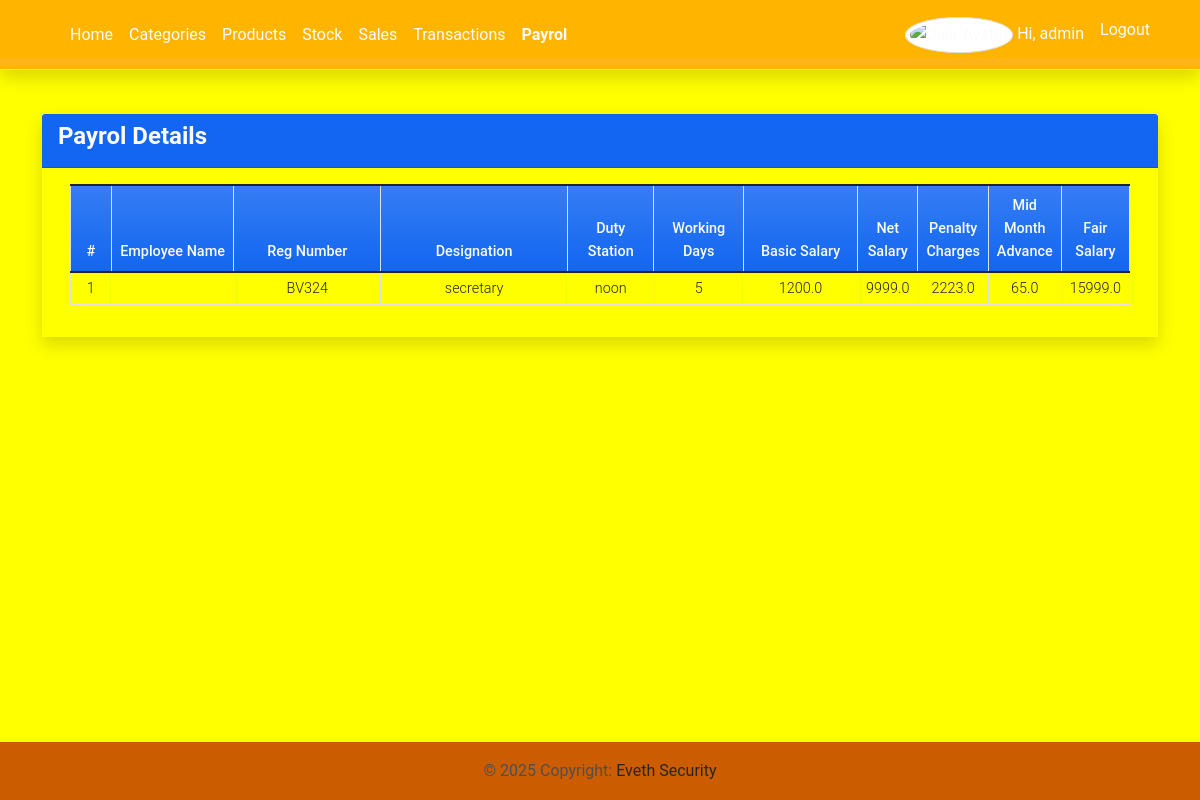
Before: /payroll-list/ (signed in) with the older database file.
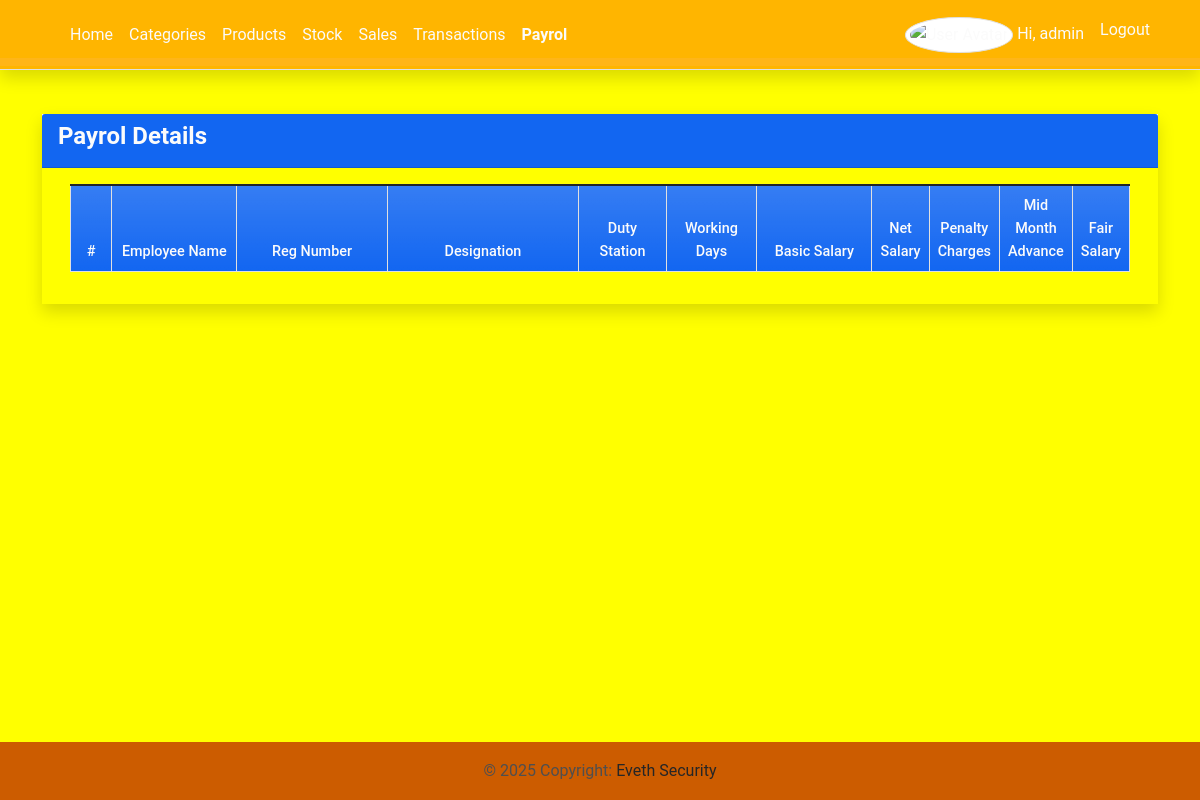
After: the same page with the newer database file.
### imsApp/models.py (models this page shows, shortened)
class Payroll(models.Model):
    employee = models.CharField(max_length=255)
    reg_no = models.CharField(max_length=50, unique=True)  # Namba ya Usajili
    designation = models.CharField(max_length=255)  # Cheo
    duty_station = models.CharField(max_length=255)  # Kituo cha Kazi
    working_days = models.IntegerField(default=0)  # Siku za Kazi
    fair_salary = models.FloatField(default=0)  # Malipo ya Haki
    basic_salary = models.FloatField(default=0)  # Mshahara wa Msingi
    penalty_charges = models.FloatField(default=0)  # Makato ya Adhabu
    mid_month_advance = models.FloatField(default=0)  # Mkopo wa Mwezi
    net_salary = models.FloatField(default=0)  # Mshahara Halisi
    bank_account = models.CharField(max_length=100, blank=True, null=True)  # Akaunti ya Benki
    bank_branch = models.CharField(max_length=100, blank=True, null=True)  # Tawi la Benki
    date_created = models.DateTimeField(default=timezone.now)  # Tarehe ya Kuongezwa

### imsApp/views.py (the view)
# urls.py: path("payroll-list/", payroll_list, name="payroll_list"),
def payroll_list(request):
    payrolls = Payroll.objects.all()
    return render(request, "payroll_list.html", {"payrolls": payrolls})

### imsApp/templates/payroll_list.html (shortened to what this page needs)
{% extends 'base.html' %} {% load humanize %} {% block pageContent %}
<div class="col-lg-12 col-md-12 col-sm-12 col-xs-12">
    <div class="card card-default rounded-0 shadow ">
        <div class="card-header bg-primary">
            <div class="d-flex w-100 align-items-center justify-content-between">
                <h4 class="card-title fw-bold text-light">Payrol Details</h4>
            </div>
        </div>
        <div class="card-body" style="background-color: yellow;">
            <div class="container-fluid">
                <table class="table table-bordered" id="product-list">
                    <colgroup>
                        <col width="5%">
                        <col width="15%">
                        <col width="20%">
                        <col width="25%">
                        <col width="10%">
                        <col width="10%">
                        <col width="15%">
                    </colgroup>
                    <thead>
                        <tr class="bg-gradient bg-primary bg-opacity-50 text-light">
                            <th class="px-2 py-2 text-center">#</th>
                            <th class="px-2 py-2 text-center">Employee Name</t>
                            <th class="px-2 py-2 text-center">Reg Number</th>
                            <th class="px-2 py-2 text-center">Designation</th>
                            <th class="px-2 py-2 text-center">Duty Station</th>
                            <th class="px-2 py-2 text-center">Working Days</th>
                            <th class="px-2 py-2 text-center">Basic Salary</th>
                            <th class="px-2 py-2 text-center">Net Salary</th>
                            <th class="px-2 py-2 text-center">Penalty Charges</th>
                            <th class="px-2 py-2 text-center">Mid Month Advance</th>
                            <th class="px-2 py-2 text-center">Fair Salary</th>
                        </tr>
                    </thead>
                    <tbody>
                        {% for payroll in payrolls %}
                        <tr>
                            <td class="px-2 py-1 align-middle text-center">{{ forloop.counter }}</td>
                            <td class="px-2 py-1 align-middle text-center">{{ payroll.employee }}</td>
                            <td class="px-2 py-1 align-middle text-center">{{ payroll.reg_no }}</td>
                            <td class="px-2 py-1 align-middle text-center">{{ payroll.designation }}</td>
                            <td class="px-2 py-1 align-middle">
                                <p class="m-0 text-center">{{ payroll.duty_station }}</p>
                            </td>
                            <td class="px-2 py-1 align-middle text-center">{{ payroll.working_days }}</td>
                            <td class="px-2 py-1 align-middle text-center">{{ payroll.basic_salary }}</td>
                            <td class="px-2 py-1 align-middle text-center">{{ payroll.net_salary }}</td>
                            <td class="px-2 py-1 align-middle text-center">{{ payroll.penalty_charges }}</td>
                            <td class="px-2 py-1 align-middle text-center">{{ payroll.mid_month_advance }}</td>
                            <td class="px-2 py-1 align-middle text-center">{{ payroll.fair_salary }}</td>
                        </tr>
                        {% endfor %}
                    </tbody>
                </table>
            </div>
        </div>
    </div>
</div>
{% endblock pageContent %}

Changed rows visible on the page:
removed Payroll: reg_no "BV324", designation "secretary", duty_station "noon", working_days "5", basic_salary "1200.0", net_salary "9999.0", penalty_charges "2223.0", mid_month_advance "65.0", fair_salary "15999.0"
